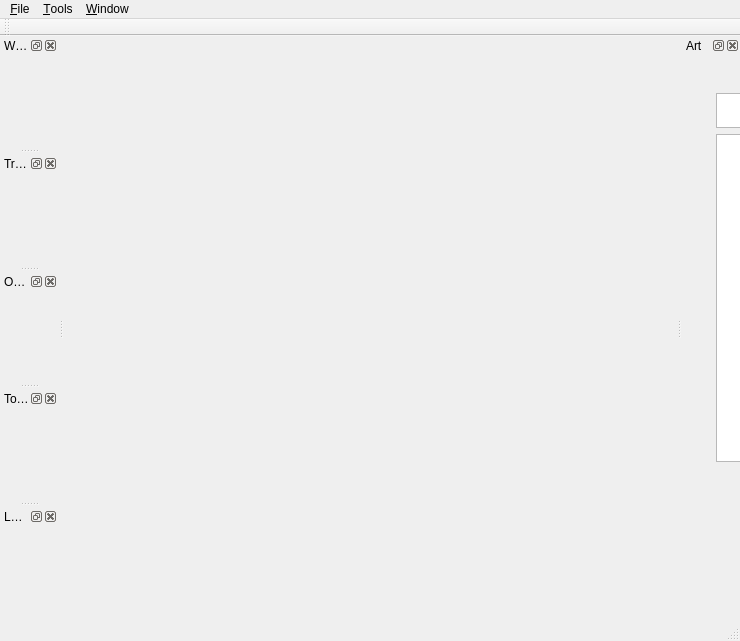
<?xml version="1.0" encoding="UTF-8"?>
<ui version="4.0">
 <class>MainWindow</class>
 <widget class="QMainWindow" name="MainWindow">
  <property name="geometry">
   <rect>
    <x>0</x>
    <y>0</y>
    <width>740</width>
    <height>641</height>
   </rect>
  </property>
  <property name="windowTitle">
   <string>MainWindow</string>
  </property>
  <widget class="QWidget" name="centralWidget"/>
  <widget class="QMenuBar" name="menuBar">
   <property name="geometry">
    <rect>
     <x>0</x>
     <y>0</y>
     <width>740</width>
     <height>25</height>
    </rect>
   </property>
   <widget class="QMenu" name="menuFile">
    <property name="title">
     <string>&amp;File</string>
    </property>
    <addaction name="actionQuit"/>
   </widget>
   <widget class="QMenu" name="menu_Tools">
    <property name="title">
     <string>&amp;Tools</string>
    </property>
    <addaction name="actionTest"/>
    <addaction name="separator"/>
    <addaction name="actionSettings"/>
   </widget>
   <widget class="QMenu" name="menu_Window">
    <property name="title">
     <string>&amp;Window</string>
    </property>
    <addaction name="actionObjects"/>
    <addaction name="actionWorlds"/>
    <addaction name="actionTriggers"/>
    <addaction name="actionLayers"/>
    <addaction name="actionTools"/>
    <addaction name="separator"/>
    <addaction name="actionTileEditor"/>
    <addaction name="actionObjectEditor"/>
   </widget>
   <addaction name="menuFile"/>
   <addaction name="menu_Tools"/>
   <addaction name="menu_Window"/>
  </widget>
  <widget class="QToolBar" name="mainToolBar">
   <attribute name="toolBarArea">
    <enum>TopToolBarArea</enum>
   </attribute>
   <attribute name="toolBarBreak">
    <bool>false</bool>
   </attribute>
  </widget>
  <widget class="QStatusBar" name="statusBar"/>
  <widget class="QDockWidget" name="dock_worlds">
   <property name="windowTitle">
    <string>Worlds</string>
   </property>
   <attribute name="dockWidgetArea">
    <number>1</number>
   </attribute>
   <widget class="QWidget" name="dockWidgetContents_3"/>
  </widget>
  <widget class="QDockWidget" name="dock_triggers">
   <property name="windowTitle">
    <string>Triggers</string>
   </property>
   <attribute name="dockWidgetArea">
    <number>1</number>
   </attribute>
   <widget class="QWidget" name="dockWidgetContents_4"/>
  </widget>
  <widget class="QDockWidget" name="dock_objects">
   <property name="windowTitle">
    <string>Objects</string>
   </property>
   <attribute name="dockWidgetArea">
    <number>1</number>
   </attribute>
   <widget class="QWidget" name="dockWidgetContents_2"/>
  </widget>
  <widget class="QDockWidget" name="dock_tools">
   <property name="windowTitle">
    <string>Tools</string>
   </property>
   <attribute name="dockWidgetArea">
    <number>1</number>
   </attribute>
   <widget class="QWidget" name="dockWidgetContents_8"/>
  </widget>
  <widget class="QDockWidget" name="dock_layers">
   <property name="windowTitle">
    <string>Layers</string>
   </property>
   <attribute name="dockWidgetArea">
    <number>1</number>
   </attribute>
   <widget class="QWidget" name="dockWidgetContents_5"/>
  </widget>
  <widget class="QDockWidget" name="dock_art">
   <property name="windowTitle">
    <string>Art</string>
   </property>
   <attribute name="dockWidgetArea">
    <number>2</number>
   </attribute>
   <widget class="QWidget" name="dockWidgetContents">
    <widget class="QWidget" name="widget_art" native="true">
     <property name="geometry">
      <rect>
       <x>23</x>
       <y>27</y>
       <width>181</width>
       <height>391</height>
      </rect>
     </property>
     <layout class="QVBoxLayout" name="verticalLayout">
      <item>
       <widget class="QPlainTextEdit" name="text_artFilter">
        <property name="sizePolicy">
         <sizepolicy hsizetype="Expanding" vsizetype="Fixed">
          <horstretch>0</horstretch>
          <verstretch>0</verstretch>
         </sizepolicy>
        </property>
        <property name="maximumSize">
         <size>
          <width>16777215</width>
          <height>35</height>
         </size>
        </property>
       </widget>
      </item>
      <item>
       <widget class="QGraphicsView" name="view_art"/>
      </item>
     </layout>
    </widget>
   </widget>
  </widget>
  <action name="actionQuit">
   <property name="text">
    <string>&amp;Quit</string>
   </property>
  </action>
  <action name="actionSettings">
   <property name="text">
    <string>&amp;Settings</string>
   </property>
  </action>
  <action name="actionObjects">
   <property name="checkable">
    <bool>true</bool>
   </property>
   <property name="checked">
    <bool>true</bool>
   </property>
   <property name="text">
    <string>&amp;Objects</string>
   </property>
  </action>
  <action name="actionWorlds">
   <property name="checkable">
    <bool>true</bool>
   </property>
   <property name="checked">
    <bool>true</bool>
   </property>
   <property name="text">
    <string>&amp;Worlds</string>
   </property>
  </action>
  <action name="actionTriggers">
   <property name="checkable">
    <bool>true</bool>
   </property>
   <property name="checked">
    <bool>true</bool>
   </property>
   <property name="text">
    <string>&amp;Triggers</string>
   </property>
  </action>
  <action name="actionLayers">
   <property name="checkable">
    <bool>true</bool>
   </property>
   <property name="checked">
    <bool>true</bool>
   </property>
   <property name="text">
    <string>&amp;Layers</string>
   </property>
  </action>
  <action name="actionTools">
   <property name="checkable">
    <bool>true</bool>
   </property>
   <property name="checked">
    <bool>true</bool>
   </property>
   <property name="text">
    <string>&amp;Tools</string>
   </property>
  </action>
  <action name="actionTest">
   <property name="text">
    <string>&amp;Test</string>
   </property>
   <property name="shortcut">
    <string>F5</string>
   </property>
  </action>
  <action name="actionTileEditor">
   <property name="text">
    <string>Til&amp;e Editor</string>
   </property>
  </action>
  <action name="actionObjectEditor">
   <property name="text">
    <string>O&amp;bject Editor</string>
   </property>
  </action>
 </widget>
 <layoutdefault spacing="6" margin="11"/>
 <resources/>
 <connections/>
</ui>
